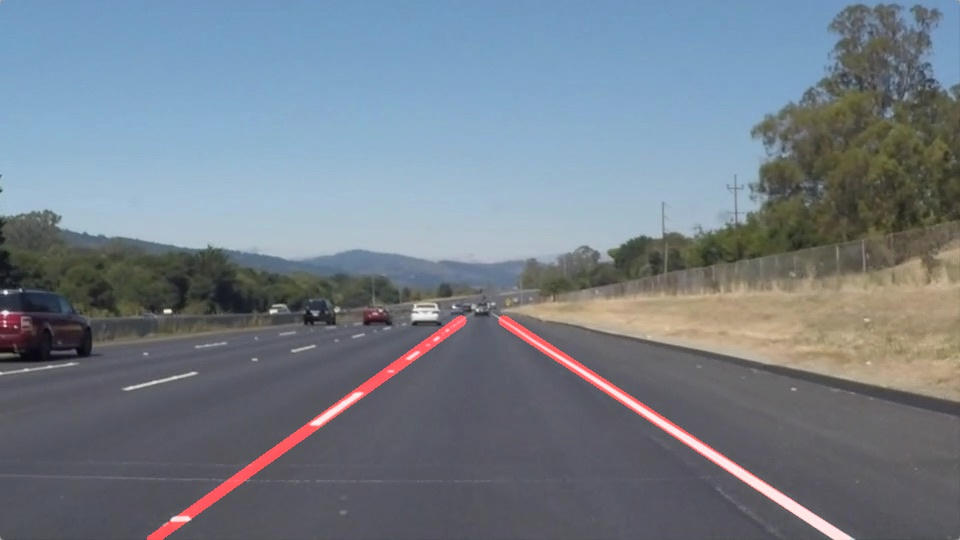
#> input picture udacity-program_self_driving_car_engineer_v1.0/project03-lane_detection_basic/examples/laneLines_thirdPass.jpg, 960 x 540 px
$ python -i finding_lane_detection.py   (imports and definitions only)   (older library calls are emulated)
#> lines starting #> are read from the running program, lines starting #| are printed output that depends on the picture; after the words box and inside, x2 and y2 are one past the last pixel; in counts of white or black regions, pixels touching at a corner belong together; long printed decimals are rounded
#> further down, picture is the input picture: shape (540, 960, 3); mean B, G, R 136.5, 126, 116.1
### udacity-program_self_driving_car_engineer_v1.0/project03-lane_detection_basic/finding_line.py
"""
# !/usr/bin/env python
# -*- coding: utf-8 -*-
@Time        : 2022/3/25 22:36
@File        : finding_line.py
"""

import numpy as np
import cv2


class Line:
    """
    A Line is defined from two points (x1, y1) and (x2, y2) as follows:
    y - y1 = (y2 - y1) / (x2 - x1) * (x - x1)
    Each line has its own slope and intercept (bias).
    """
    def __init__(self, x1, y1, x2, y2):

        self.x1 = np.int(x1)
        self.y1 = np.int(y1)
        self.x2 = np.int(x2)
        self.y2 = np.int(y2)

        self.slope = self.compute_slope()
        self.bias = self.compute_bias()

    def compute_slope(self):
        """
        compute slope
        """
        return (self.y2 - self.y1) / (self.x2 - self.x1 + np.finfo(float).eps)

    def compute_bias(self):
        """
        compute bias
        """
        return self.y1 - self.slope * self.x1

    # [21 lines left out: functions get_coords, set_coords, draw, not called in this run]

### udacity-program_self_driving_car_engineer_v1.0/project03-lane_detection_basic/finding_lane_detection.py
"""
# !/usr/bin/env python
# -*- coding: utf-8 -*-
@Time        : 2022/3/25 22:42
@File        : finding_lane_detection.py
"""

import numpy as np
import cv2
import matplotlib.pyplot as plt
import matplotlib.image as mpimg
from finding_line import Line


def finding_lane_pipe(color_image, solid_lines=True):
    """
    车道检测流水线
    This function take as input a color road frame and tries to infer the lane lines in the image.
    :param color_image: input frame
    :param solid_lines: if True, only selected lane lines are returned. If False, all candidate lines are returned.
    :return: list of (candidate) lane lines.
    """
#> called with solid_lines = True

    # step1  resize to 960 x 540
    color_image = cv2.resize(color_image, (960, 540))

    # step2 convert to gray image
    gray_image = cv2.cvtColor(color_image, cv2.COLOR_BGR2GRAY)
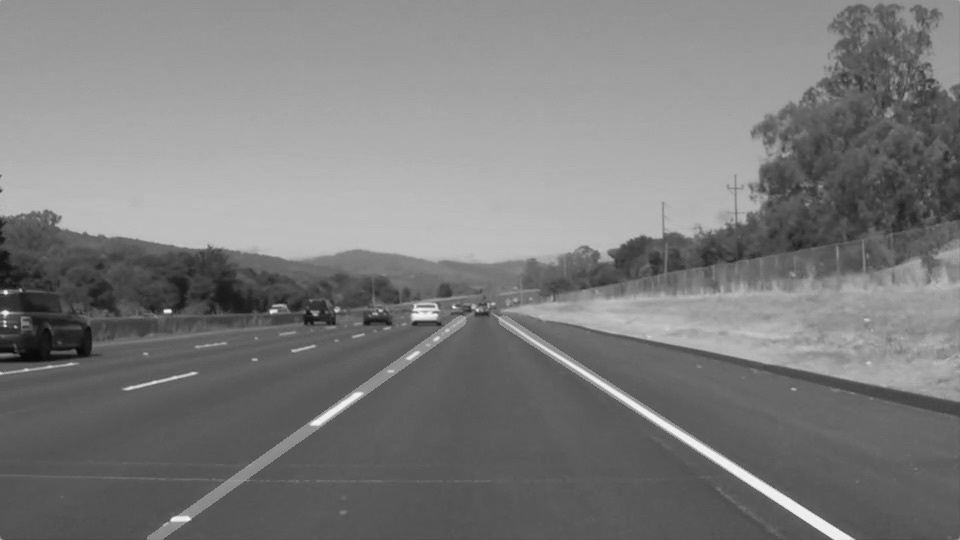
#> gray_image: shape (540, 960); min 8, max 246, mean 124.2

    # step3 perform gaussian blur
    # kernel_size for gaussian blur
    kernel_size = 17
    blur_image = cv2.GaussianBlur(gray_image, (kernel_size, kernel_size), 0)

    # step4 perform edge detection
    # thresholds for canny edge
    low_threshold = 50
    high_threshold = 100
    edge_image = cv2.Canny(blur_image, threshold1=low_threshold, threshold2=high_threshold)
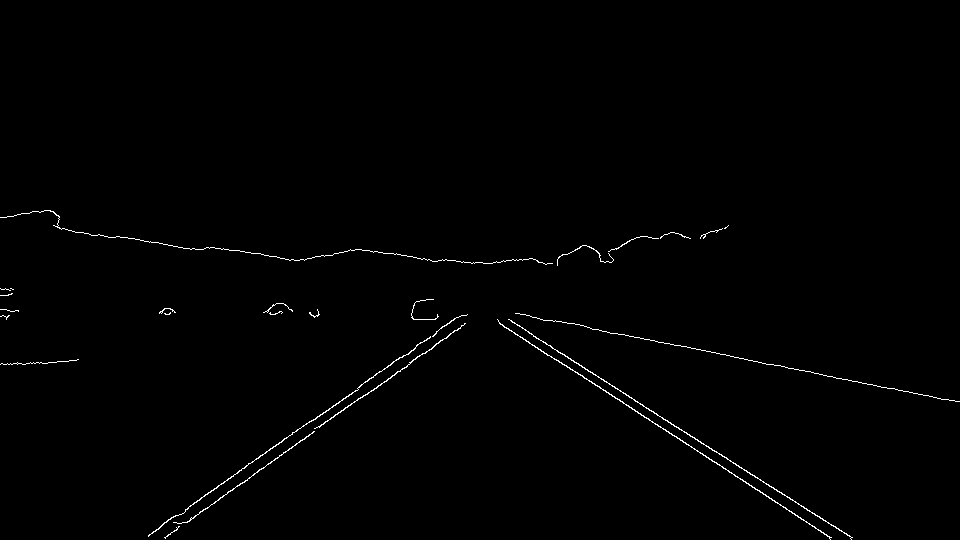
#> edge_image: shape (540, 960); 0.69% white in thin lines or dots, all inside (x1, y1, x2, y2) = (0, 210, 960, 540)

    # step5 perform hough transform
    # constants for Hough transformation
    rho = 2  # distance resolution in pixels of the Hough grid
    theta = np.pi / 180  # angular resolution in radians of the Hough grid
    threshold = 1  # minimum number of votes (intersections in Hough grid cell)
    min_line_len = 50  # minimum number of pixels making up a line
    max_line_gap = 20  # maximum gap in pixels between connectable line segments
    detected_lines = hough_lines_detection(img=edge_image,
                                           rho=rho,
                                           theta=theta,
                                           threshold=threshold,
                                           min_line_len=min_line_len,
                                           max_line_gap=max_line_gap)
#> in hough_lines_detection, `lines = cv2.HoughLinesP(img, rho, theta, threshold, np.array([]), minL..`: lines = 19 rows, first 6: [23, 364, 76, 360], [498, 321, 831, 537], [663, 419, 852, 537], [164, 537, 313, 432], [685, 346, 887, 388], [529, 333, 653, 411]
#> detected_lines has the same summary as lines in hough_lines_detection

    # [6 lines of commented-out code are left out]
    detected_lines = [Line(l[0][0], l[0][1], l[0][2], l[0][3]) for l in detected_lines]
#> detected_lines = 19 items

    # if 'solid_lines' infer the two lane lines
    if solid_lines:
        candidate_lines = []
        for line in detected_lines:
            # consider only lines with slope between 30 and 60 degrees
            if 0.5 <= np.abs(line.slope) <= 2:
                candidate_lines.append(line)
#> this loop made 19 passes
#> after the loop, candidate_lines = 12 items
        # interpolate lines candidates to find both lanes
        lane_lines = compute_lane_from_candidates(candidate_lines, gray_image.shape)
    else:
        # if not solid_lines, just return the hough transform output
        lane_lines = detected_lines

    return lane_lines


# [24 lines left out: function region_of_interest, not called in this run]


def hough_lines_detection(img, rho, theta, threshold, min_line_len, max_line_gap):
    """
    `img` should be the output of a Canny transform.
    """
    lines = cv2.HoughLinesP(img, rho, theta, threshold, np.array([]), minLineLength=min_line_len,
                            maxLineGap=max_line_gap)
    return lines


# [11 lines left out: function weighted_img, not called in this run]


def compute_lane_from_candidates(line_candidates, img_shape):
    """
    Compute lines that approximate the position of both road lanes.

    :param line_candidates: lines from hough transform
    :param img_shape: shape of image to which hough transform was applied
    :return: lines that approximate left and right lane position
    """
#> called with img_shape = (540, 960)

    # separate candidate lines according to their slope
    pos_lines = [l for l in line_candidates if l.slope > 0]
#> pos_lines = 5 items
    neg_lines = [l for l in line_candidates if l.slope < 0]
#> neg_lines = 7 items

    # interpolate biases and slopes to compute equation of line that approximates left lane
    # median is employed to filter outliers
    neg_bias = np.median([l.bias for l in neg_lines])
#> neg_bias = 646.5
    neg_slope = np.median([l.slope for l in neg_lines])
#> neg_slope = -0.714
    x1, y1 = 0, neg_bias
#> x1 = 0; y1 = 646.5
    x2, y2 = -np.int32(np.round(neg_bias / neg_slope)), 0
#> x2 = 905; y2 = 0
    left_lane = Line(x1, y1, x2, y2)

    # interpolate biases and slopes to compute equation of line that approximates right lane
    # median is employed to filter outliers
    lane_right_bias = np.median([l.bias for l in pos_lines])
#> lane_right_bias = 0.529
    lane_right_slope = np.median([l.slope for l in pos_lines])
#> lane_right_slope = 0.629
    x1, y1 = 0, lane_right_bias
#> y1 = 0.529
    print(lane_right_bias, lane_right_slope)
#| 0.5294 0.629
    # x2, y2 = np.int32(np.round((img_shape[0] - lane_right_bias) / lane_right_slope)), img_shape[0]
    x2, y2 = np.int32((img_shape[0] - lane_right_bias) / lane_right_slope), img_shape[0]
#> x2 = 857; y2 = 540
    right_lane = Line(x1, y1, x2, y2)

    return left_lane, right_lane


# [56 lines left out: functions smoothen_over_time, color_frame_pipeline, not called in this run]

>>> import cv2
>>> picture = cv2.imread('examples/laneLines_thirdPass.jpg')
>>> result = finding_lane_pipe(picture)
